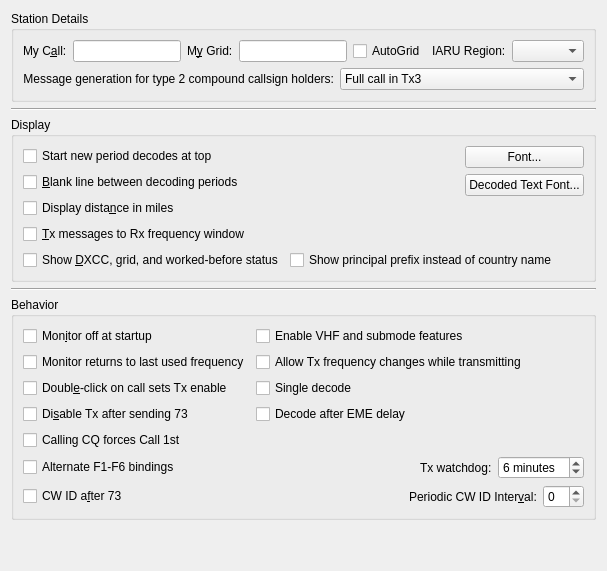
     <widget class="QWidget" name="general_tab">
      <attribute name="title">
       <string>Genera&amp;l</string>
      </attribute>
      <attribute name="toolTip">
       <string>General station details and settings.</string>
      </attribute>
      <layout class="QVBoxLayout" name="verticalLayout_4">
       <item>
        <widget class="QGroupBox" name="station_group_box">
         <property name="title">
          <string>Station Details</string>
         </property>
         <layout class="QVBoxLayout" name="verticalLayout_12">
          <item>
           <layout class="QHBoxLayout" name="horizontalLayout_14">
            <item>
             <layout class="QFormLayout" name="formLayout_3">
              <item row="0" column="0">
               <widget class="QLabel" name="callsign_label">
                <property name="text">
                 <string>My C&amp;all:</string>
                </property>
                <property name="buddy">
                 <cstring>callsign_line_edit</cstring>
                </property>
               </widget>
              </item>
              <item row="0" column="1">
               <widget class="QLineEdit" name="callsign_line_edit">
                <property name="toolTip">
                 <string>Station callsign.</string>
                </property>
               </widget>
              </item>
             </layout>
            </item>
            <item>
             <layout class="QFormLayout" name="formLayout_12">
              <item row="0" column="0">
               <widget class="QLabel" name="grid_label">
                <property name="text">
                 <string>M&amp;y Grid:</string>
                </property>
                <property name="buddy">
                 <cstring>grid_line_edit</cstring>
                </property>
               </widget>
              </item>
              <item row="0" column="1">
               <widget class="QLineEdit" name="grid_line_edit">
                <property name="toolTip">
                 <string>&lt;html&gt;&lt;head/&gt;&lt;body&gt;&lt;p&gt;Maidenhead locator, preferably 6 characters.&lt;/p&gt;&lt;/body&gt;&lt;/html&gt;</string>
                </property>
               </widget>
              </item>
             </layout>
            </item>
            <item>
             <widget class="QCheckBox" name="use_dynamic_grid">
              <property name="toolTip">
               <string>Check to allow grid changes from external programs</string>
              </property>
              <property name="text">
               <string>AutoGrid</string>
              </property>
             </widget>
            </item>
            <item>
             <layout class="QFormLayout" name="formLayout_2">
              <item row="0" column="0">
               <widget class="QLabel" name="label_12">
                <property name="text">
                 <string>IARU Region:</string>
                </property>
                <property name="buddy">
                 <cstring>region_combo_box</cstring>
                </property>
               </widget>
              </item>
              <item row="0" column="1">
               <widget class="QComboBox" name="region_combo_box">
                <property name="toolTip">
                 <string>&lt;html&gt;&lt;head/&gt;&lt;body&gt;&lt;p&gt;Select your IARU region.&lt;/p&gt;&lt;/body&gt;&lt;/html&gt;</string>
                </property>
               </widget>
              </item>
             </layout>
            </item>
           </layout>
          </item>
          <item>
           <layout class="QFormLayout" name="formLayout_13">
            <item row="0" column="0">
             <widget class="QLabel" name="label_5">
              <property name="text">
               <string>Message generation for type 2 compound callsign holders:</string>
              </property>
              <property name="alignment">
               <set>Qt::AlignRight|Qt::AlignTrailing|Qt::AlignVCenter</set>
              </property>
              <property name="buddy">
               <cstring>type_2_msg_gen_combo_box</cstring>
              </property>
             </widget>
            </item>
            <item row="0" column="1">
             <widget class="QComboBox" name="type_2_msg_gen_combo_box">
              <property name="enabled">
               <bool>true</bool>
              </property>
              <property name="toolTip">
               <string>&lt;html&gt;&lt;head/&gt;&lt;body&gt;&lt;p&gt;Type 2 compound callsigns are those with prefixes or suffixes not included in the allowed shortlist (See Help-&amp;gt;Add-on prefixes and suffixes).&lt;/p&gt;&lt;p&gt;This option determines which generated messages should contain your full type 2 compound call sign rather than your base callsign. It only applies if you have a type 2 compound callsign.&lt;/p&gt;&lt;p&gt;This option controls the way the messages that are used to answer CQ calls are generated. Generated messages 6 (CQ) and 5 (73) will always contain your full callsign. The JT65 and JT9 protocols allow for some standard messages with your full call at the expense of another piece of information such as the DX call or your locator.&lt;/p&gt;&lt;p&gt;Choosing message 1 omits the DX callsign which may be an issue when replying to CQ calls. Choosing message 3 also omits the DX callsign and many versions of this and other software will not extract the report. Choosing neither means that your full callsign only goes in your message 5 (73) so your QSO partner may log the wrong callsign.&lt;/p&gt;&lt;p&gt;None of these options are perfect, message 3 is usually best but be aware your QSO partner may not log the report you send them.&lt;/p&gt;&lt;/body&gt;&lt;/html&gt;</string>
              </property>
              <property name="currentIndex">
               <number>1</number>
              </property>
              <item>
               <property name="text">
                <string>Full call in Tx1</string>
               </property>
              </item>
              <item>
               <property name="text">
                <string>Full call in Tx3</string>
               </property>
              </item>
              <item>
               <property name="text">
                <string>Full call in Tx5 only</string>
               </property>
              </item>
             </widget>
            </item>
           </layout>
          </item>
         </layout>
        </widget>
       </item>
       <item>
        <widget class="Line" name="line_5">
         <property name="orientation">
          <enum>Qt::Horizontal</enum>
         </property>
        </widget>
       </item>
       <item>
        <widget class="QGroupBox" name="display_group_box">
         <property name="title">
          <string>Display</string>
         </property>
         <layout class="QGridLayout" name="gridLayout_4">
          <item row="3" column="0">
           <widget class="QCheckBox" name="TX_messages_check_box">
            <property name="toolTip">
             <string>Show outgoing transmitted messages in the Rx frequency window.</string>
            </property>
            <property name="text">
             <string>&amp;Tx messages to Rx frequency window</string>
            </property>
           </widget>
          </item>
          <item row="4" column="0">
           <widget class="QCheckBox" name="DXCC_check_box">
            <property name="toolTip">
             <string>Show if decoded stations are new DXCC entities or worked before.</string>
            </property>
            <property name="text">
             <string>Show &amp;DXCC, grid, and worked-before status</string>
            </property>
            <property name="checked">
             <bool>false</bool>
            </property>
           </widget>
          </item>
          <item row="0" column="0">
           <widget class="QCheckBox" name="decodes_from_top_check_box">
            <property name="toolTip">
             <string>&lt;html&gt;&lt;head/&gt;&lt;body&gt;&lt;p&gt;Check to have decodes for a new period start at the top of the Band Activity window and not scroll off the top when the window is full.&lt;/p&gt;&lt;p&gt;This is to aid selecting decodes to double-click while decoding is still in progress. Use the Band Activity vertical scroll bar to reveal decodes past the bottom of the window.&lt;/p&gt;&lt;/body&gt;&lt;/html&gt;</string>
            </property>
            <property name="text">
             <string>Start new period decodes at top</string>
            </property>
           </widget>
          </item>
          <item row="4" column="1">
           <widget class="QCheckBox" name="ppfx_check_box">
            <property name="text">
             <string>Show principal prefix instead of country name</string>
            </property>
           </widget>
          </item>
          <item row="0" column="1" rowspan="4">
           <layout class="QHBoxLayout" name="horizontalLayout_21">
            <item>
             <spacer name="horizontalSpacer_2">
              <property name="orientation">
               <enum>Qt::Horizontal</enum>
              </property>
              <property name="sizeHint" stdset="0">
               <size>
                <width>0</width>
                <height>0</height>
               </size>
              </property>
             </spacer>
            </item>
            <item>
             <layout class="QVBoxLayout" name="verticalLayout_6">
              <item>
               <widget class="QPushButton" name="font_push_button">
                <property name="toolTip">
                 <string>Set the font characteristics for the application.</string>
                </property>
                <property name="text">
                 <string>Font...</string>
                </property>
               </widget>
              </item>
              <item>
               <widget class="QPushButton" name="decoded_text_font_push_button">
                <property name="toolTip">
                 <string>Set the font characteristics for the Band Activity and Rx Frequency areas.</string>
                </property>
                <property name="text">
                 <string>Decoded Text Font...</string>
                </property>
               </widget>
              </item>
              <item>
               <spacer name="verticalSpacer">
                <property name="orientation">
                 <enum>Qt::Vertical</enum>
                </property>
                <property name="sizeHint" stdset="0">
                 <size>
                  <width>0</width>
                  <height>0</height>
                 </size>
                </property>
               </spacer>
              </item>
             </layout>
            </item>
           </layout>
          </item>
          <item row="1" column="0">
           <widget class="QCheckBox" name="insert_blank_check_box">
            <property name="toolTip">
             <string>Include a separator line between periods in the band activity window.</string>
            </property>
            <property name="text">
             <string>&amp;Blank line between decoding periods</string>
            </property>
           </widget>
          </item>
          <item row="2" column="0">
           <widget class="QCheckBox" name="miles_check_box">
            <property name="toolTip">
             <string>Show distance to DX station in miles rather than kilometers.</string>
            </property>
            <property name="text">
             <string>Display dista&amp;nce in miles</string>
            </property>
           </widget>
          </item>
         </layout>
        </widget>
       </item>
       <item>
        <widget class="Line" name="line_7">
         <property name="orientation">
          <enum>Qt::Horizontal</enum>
         </property>
        </widget>
       </item>
       <item>
        <widget class="QGroupBox" name="behaviour_group_box">
         <property name="title">
          <string>Behavior</string>
         </property>
         <layout class="QGridLayout" name="gridLayout_8">
          <item row="3" column="1">
           <widget class="QCheckBox" name="decode_at_52s_check_box">
            <property name="text">
             <string>Decode after EME delay</string>
            </property>
           </widget>
          </item>
          <item row="5" column="1">
           <layout class="QHBoxLayout" name="horizontalLayout_12">
            <item>
             <spacer name="horizontalSpacer_7">
              <property name="orientation">
               <enum>Qt::Horizontal</enum>
              </property>
              <property name="sizeHint" stdset="0">
               <size>
                <width>0</width>
                <height>0</height>
               </size>
              </property>
             </spacer>
            </item>
            <item>
             <widget class="QLabel" name="label_10">
              <property name="text">
               <string>Tx watchdog:</string>
              </property>
              <property name="buddy">
               <cstring>tx_watchdog_spin_box</cstring>
              </property>
             </widget>
            </item>
            <item>
             <widget class="QSpinBox" name="tx_watchdog_spin_box">
              <property name="toolTip">
               <string>&lt;html&gt;&lt;head/&gt;&lt;body&gt;&lt;p&gt;Number of minutes before unattended transmissions are aborted&lt;/p&gt;&lt;/body&gt;&lt;/html&gt;</string>
              </property>
              <property name="specialValueText">
               <string>Disabled</string>
              </property>
              <property name="suffix">
               <string> minutes</string>
              </property>
              <property name="prefix">
               <string/>
              </property>
              <property name="value">
               <number>6</number>
              </property>
             </widget>
            </item>
           </layout>
          </item>
          <item row="0" column="1">
           <widget class="QCheckBox" name="enable_VHF_features_check_box">
            <property name="text">
             <string>Enable VHF and submode features</string>
            </property>
           </widget>
          </item>
          <item row="2" column="1">
           <widget class="QCheckBox" name="single_decode_check_box">
            <property name="text">
             <string>Single decode</string>
            </property>
           </widget>
          </item>
          <item row="1" column="1">
           <widget class="QCheckBox" name="tx_QSY_check_box">
            <property name="toolTip">
             <string>&lt;html&gt;&lt;head/&gt;&lt;body&gt;&lt;p&gt;Some rigs are not able to process CAT commands while transmitting. This means that if you are operating in split mode you may have to uncheck this option.&lt;/p&gt;&lt;/body&gt;&lt;/html&gt;</string>
            </property>
            <property name="text">
             <string>Allow Tx frequency changes while transmitting</string>
            </property>
           </widget>
          </item>
          <item row="0" column="0">
           <widget class="QCheckBox" name="monitor_off_check_box">
            <property name="toolTip">
             <string>Don't start decoding until the monitor button is clicked.</string>
            </property>
            <property name="text">
             <string>Mon&amp;itor off at startup</string>
            </property>
            <property name="checked">
             <bool>false</bool>
            </property>
           </widget>
          </item>
          <item row="1" column="0">
           <widget class="QCheckBox" name="monitor_last_used_check_box">
            <property name="toolTip">
             <string>&lt;html&gt;&lt;head/&gt;&lt;body&gt;&lt;p&gt;Check this if you wish to automatically return to the last monitored frequency when monitor is enabled, leave it unchecked if you wish to have the current rig frequency maintained.&lt;/p&gt;&lt;/body&gt;&lt;/html&gt;</string>
            </property>
            <property name="text">
             <string>Monitor returns to last used frequency</string>
            </property>
           </widget>
          </item>
          <item row="5" column="0">
           <widget class="QCheckBox" name="alternate_bindings_check_box">
            <property name="text">
             <string>Alternate F1-F6 bindings</string>
            </property>
           </widget>
          </item>
          <item row="3" column="0">
           <widget class="QCheckBox" name="disable_TX_on_73_check_box">
            <property name="toolTip">
             <string>Turns off automatic transmissions after sending a 73 or any other free
text message.</string>
            </property>
            <property name="text">
             <string>Di&amp;sable Tx after sending 73</string>
            </property>
           </widget>
          </item>
          <item row="7" column="0" colspan="2">
           <layout class="QHBoxLayout" name="horizontalLayout_9">
            <item>
             <widget class="QCheckBox" name="CW_id_after_73_check_box">
              <property name="toolTip">
               <string>Send a CW ID after every 73 or free text message.</string>
              </property>
              <property name="text">
               <string>CW ID a&amp;fter 73</string>
              </property>
             </widget>
            </item>
            <item>
             <spacer name="horizontalSpacer">
              <property name="orientation">
               <enum>Qt::Horizontal</enum>
              </property>
              <property name="sizeHint" stdset="0">
               <size>
                <width>0</width>
                <height>0</height>
               </size>
              </property>
             </spacer>
            </item>
            <item>
             <widget class="QLabel" name="label">
              <property name="sizePolicy">
               <sizepolicy hsizetype="Preferred" vsizetype="Preferred">
                <horstretch>0</horstretch>
                <verstretch>0</verstretch>
               </sizepolicy>
              </property>
              <property name="text">
               <string>Periodic CW ID Inter&amp;val:</string>
              </property>
              <property name="buddy">
               <cstring>CW_id_interval_spin_box</cstring>
              </property>
             </widget>
            </item>
            <item>
             <widget class="QSpinBox" name="CW_id_interval_spin_box">
              <property name="toolTip">
               <string>Send a CW ID periodically every few minutes.
This might be required under your countries licence regulations.
It will not interfere with other users as it is always sent in the
quiet period when decoding is done.</string>
              </property>
             </widget>
            </item>
           </layout>
          </item>
          <item row="2" column="0">
           <widget class="QCheckBox" name="quick_call_check_box">
            <property name="toolTip">
             <string>Automatic transmission mode.</string>
            </property>
            <property name="text">
             <string>Doubl&amp;e-click on call sets Tx enable</string>
            </property>
           </widget>
          </item>
          <item row="4" column="0">
           <widget class="QCheckBox" name="force_call_1st_check_box">
            <property name="text">
             <string>Calling CQ forces Call 1st</string>
            </property>
           </widget>
          </item>
         </layout>
        </widget>
       </item>
       <item>
        <spacer name="verticalSpacer_9">
         <property name="orientation">
          <enum>Qt::Vertical</enum>
         </property>
         <property name="sizeHint" stdset="0">
          <size>
           <width>20</width>
           <height>40</height>
          </size>
         </property>
        </spacer>
       </item>
      </layout>
     </widget>
